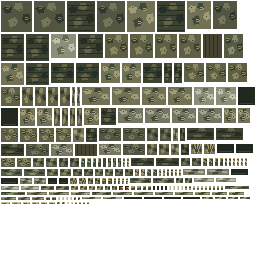
#> input picture art/models/crawler_20261111/crawler_tex.png, 256 x 256 px
$ python make_gif.py ../../crawler_20261111/crawler_tex.png out.png
#> lines starting #> are read from the running program, lines starting #| are printed output that depends on the picture
"""Convert a rendered animation WebP loop into a GitHub-friendly GIF."""
import argparse
from pathlib import Path

from PIL import Image


def convert(source, output, width):
#> called with width = 540
    loop = Image.open(source)
#> loop is the input picture: PIL image 256x256 RGBA; mean R, G, B, A 50.2, 51.6, 39.5, 139.3
    frames = []
    durations = []
    for index in range(loop.n_frames):
        loop.seek(index)
        frame = loop.convert("RGB")
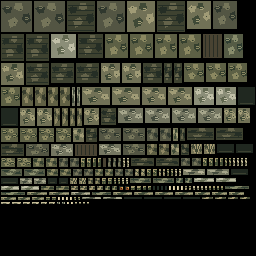
#> frame: PIL image 256x256 RGB; mean R, G, B 50.2, 51.6, 39.5
        height = round(frame.height * width / frame.width)
#> height = 540
        frames.append(frame.resize((width, height), Image.LANCZOS))
        durations.append(loop.info.get("duration", 50))
    frames[0].save(output, save_all=True, append_images=frames[1:], duration=durations, loop=0, optimize=True)
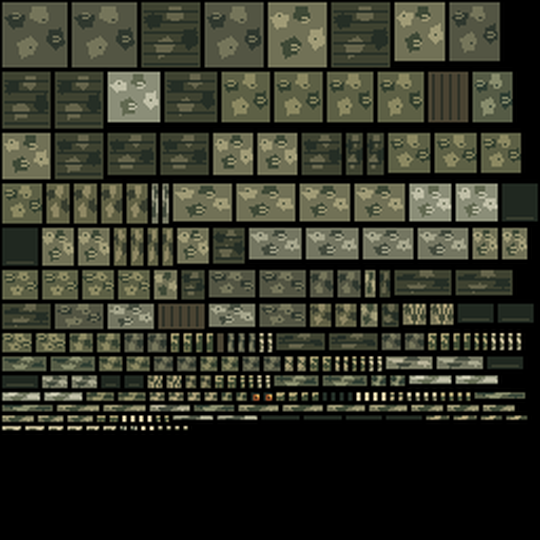
#> saved as out.png: PIL image 540x540 RGB; mean R, G, B 51.3, 52.7, 40.3


if __name__ == "__main__":
    parser = argparse.ArgumentParser()
    parser.add_argument("source", type=Path)
    parser.add_argument("output", type=Path)
    parser.add_argument("--width", type=int, default=540)
    arguments = parser.parse_args()
    convert(arguments.source, arguments.output, arguments.width)
